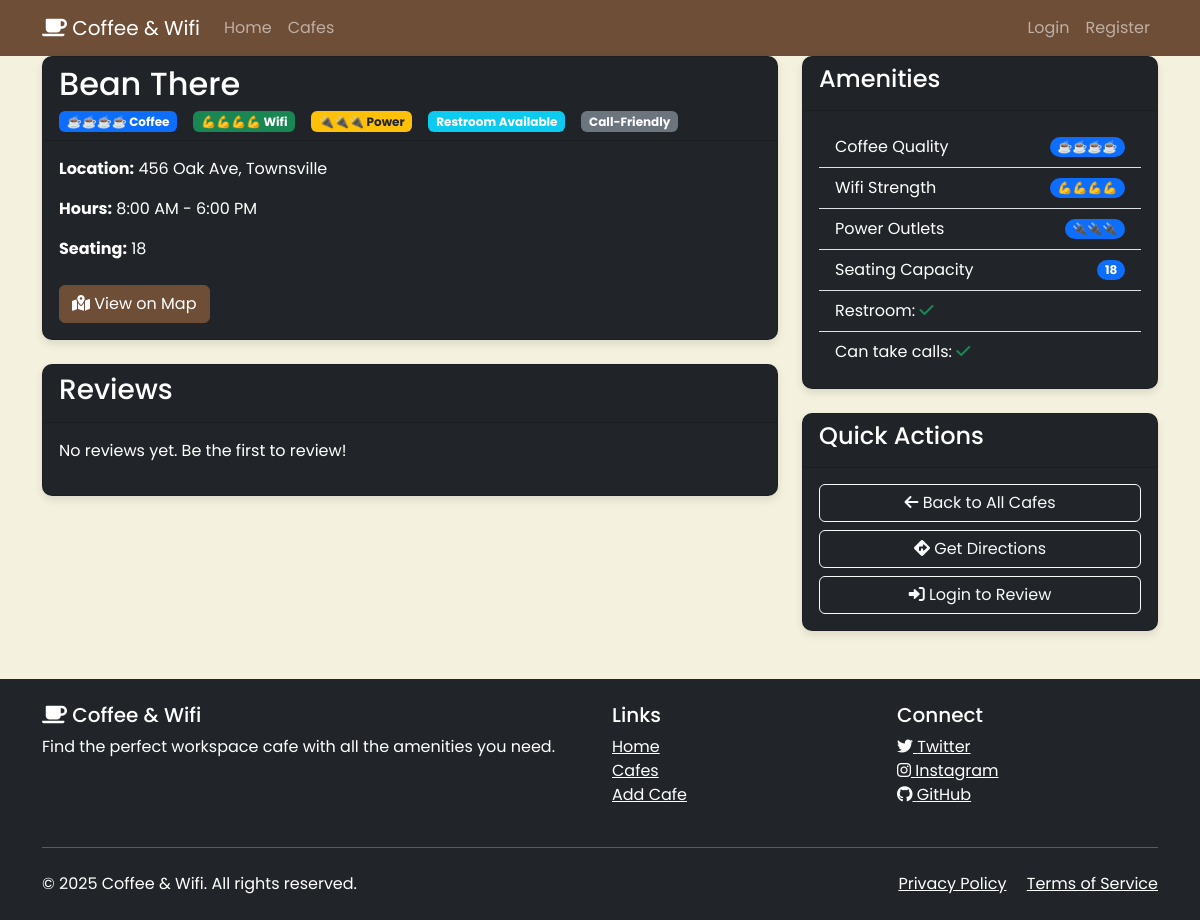
Page /cafe/3 on the committed database.
### main.py (models this page shows, shortened)
class Cafe(db.Model):
    __tablename__ = "cafes"
    id = db.Column(db.Integer, primary_key=True)
    name = db.Column(db.String(250), unique=True, nullable=False)
    location = db.Column(db.String(500), nullable=False)
    map_url = db.Column(db.String(500), nullable=False)
    open_time = db.Column(db.String(250), nullable=False)
    close_time = db.Column(db.String(250), nullable=False)
    coffee_rating = db.Column(db.String(250), nullable=False)
    wifi_rating = db.Column(db.String(250), nullable=False)
    power_rating = db.Column(db.String(250), nullable=False)
    seats = db.Column(db.String(250))
    can_take_calls = db.Column(db.Boolean, default=False)
    restroom = db.Column(db.Boolean, default=False)
    reviews = db.relationship("Review", back_populates="cafe")

### main.py (the view, shortened to what this page needs)
@app.route('/cafe/<int:cafe_id>', methods=['GET', 'POST'])
def show_cafe(cafe_id):
    cafe = Cafe.query.get_or_404(cafe_id)
    form = ReviewForm()
    return render_template('cafe.html', cafe=cafe, form=form, logged_in=current_user.is_authenticated)

### templates/cafe.html (shortened to what this page needs)
{% extends 'base.html' %}
{% block content %}
<div class="container">
    <div class="row">
        <div class="col-md-8">
            <div class="card bg-dark text-white mb-4">
                <div class="card-header">
                    <h2>{{ cafe.name }}</h2>
                    <div class="d-flex gap-3 mt-2">
                        <span class="badge bg-primary">{{ cafe.coffee_rating }} Coffee</span>
                        <span class="badge bg-success">{{ cafe.wifi_rating }} Wifi</span>
                        <span class="badge bg-warning text-dark">{{ cafe.power_rating }} Power</span>
                        {% if cafe.restroom %}
                            <span class="badge bg-info">Restroom Available</span>
                        {% endif %}
                        {% if cafe.can_take_calls %}
                            <span class="badge bg-secondary">Call-Friendly</span>
                        {% endif %}
                    </div>
                </div>
                <div class="card-body">
                    <p><strong>Location:</strong> {{ cafe.location }}</p>
                    <p><strong>Hours:</strong> {{ cafe.open_time }} - {{ cafe.close_time }}</p>
                    {% if cafe.seats %}
                        <p><strong>Seating:</strong> {{ cafe.seats }}</p>
                    {% endif %}
                    <div class="mt-4">
                        <a href="{{ cafe.map_url }}" target="_blank" class="btn btn-primary">
                            <i class="fas fa-map-marked-alt"></i> View on Map
                        </a>
                    </div>
                </div>
            </div>
            <div class="card bg-dark text-white">
                <div class="card-header">
                    <h3>Reviews</h3>
                </div>
                <div class="card-body">
                    {% if cafe.reviews %}
                        {% for review in cafe.reviews %}
                            <div class="mb-3 pb-3 border-bottom border-secondary">
                                <div class="d-flex justify-content-between">
                                    <h5>{{ review.author.name }}</h5>
                                    <div>
                                        {% for i in range(review.rating) %}
                                            <i class="fas fa-star text-warning"></i>
                                        {% endfor %}
                                        {% for i in range(5 - review.rating) %}
                                            <i class="far fa-star text-warning"></i>
                                        {% endfor %}
                                    </div>
                                </div>
                                <p class="text-muted">{{ review.created_at.strftime('%B %d, %Y') }}</p>
                                <p>{{ review.text }}</p>
                            </div>
                        {% endfor %}
                    {% else %}
                        <p>No reviews yet. Be the first to review!</p>
                    {% endif %}
                </div>
            </div>
        </div>
        <div class="col-md-4">
            <div class="card bg-dark text-white mb-4">
                <div class="card-header">
                    <h4>Amenities</h4>
                </div>
                <div class="card-body">
                    <ul class="list-group list-group-flush">
                        <li class="list-group-item bg-dark text-white d-flex justify-content-between align-items-center">
                            Coffee Quality
                            <span class="badge bg-primary rounded-pill">{{ cafe.coffee_rating }}</span>
                        </li>
                        <li class="list-group-item bg-dark text-white d-flex justify-content-between align-items-center">
                            Wifi Strength
                            <span class="badge bg-primary rounded-pill">{{ cafe.wifi_rating }}</span>
                        </li>
                        <li class="list-group-item bg-dark text-white d-flex justify-content-between align-items-center">
                            Power Outlets
                            <span class="badge bg-primary rounded-pill">{{ cafe.power_rating }}</span>
                        </li>
                        {% if cafe.seats %}
                        <li class="list-group-item bg-dark text-white d-flex justify-content-between align-items-center">
                            Seating Capacity
                            <span class="badge bg-primary rounded-pill">{{ cafe.seats }}</span>
                        </li>
                        {% endif %}
                        <li class="list-group-item bg-dark text-white">
                            Restroom: {% if cafe.restroom %}<i class="fas fa-check text-success"></i>{% else %}<i class="fas fa-times text-danger"></i>{% endif %}
                        </li>
                        <li class="list-group-item bg-dark text-white">
                            Can take calls: {% if cafe.can_take_calls %}<i class="fas fa-check text-success"></i>{% else %}<i class="fas fa-times text-danger"></i>{% endif %}
                        </li>
                    </ul>
                </div>
            </div>
            <div class="card bg-dark text-white">
                <div class="card-header">
                    <h4>Quick Actions</h4>
                </div>
                <div class="card-body">
                    <a href="{{ url_for('cafes') }}" class="btn btn-outline-light w-100 mb-2">
                        <i class="fas fa-arrow-left"></i> Back to All Cafes
                    </a>
                    <a href="{{ cafe.map_url }}" target="_blank" class="btn btn-outline-light w-100 mb-2">
                        <i class="fas fa-directions"></i> Get Directions
                    </a>
                    {% if logged_in %}
                        <button class="btn btn-outline-light w-100" data-bs-toggle="modal" data-bs-target="#reviewModal">
                            <i class="fas fa-edit"></i> Write a Review
                        </button>
                    {% else %}
                        <a href="{{ url_for('login') }}" class="btn btn-outline-light w-100">
                            <i class="fas fa-sign-in-alt"></i> Login to Review
                        </a>
                    {% endif %}
                </div>
            </div>
        </div>
    </div>
</div>
{% endblock %}

### static/css/styles.css (style rules this page uses)
:root { --primary: #6F4E37; --secondary: #C9A66B; --accent: #E3B23C; --light: #F4F1DE; --dark: #3D3522; }
body { background-color: var(--light); color: var(--dark); font-family: 'Poppins', sans-serif; }
.btn-primary { background-color: var(--primary); border-color: var(--primary); }
.card { background-color: white; border-radius: 10px; box-shadow: 0 4px 8px rgba(0,0,0,0.1); }

### rows in the picture
Cafe: name "Bean There", coffee_rating "☕️☕️☕️☕️", wifi_rating "💪💪💪💪", power_rating "🔌🔌🔌", location "456 Oak Ave, Townsville", open_time "8:00 AM", close_time "6:00 PM", seats "18"
